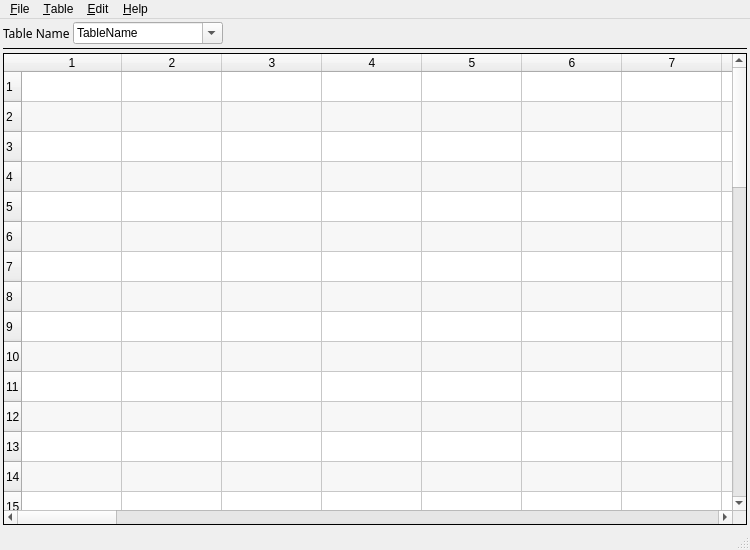
<?xml version="1.0" encoding="UTF-8"?>
<ui version="4.0">
 <class>MainWindow</class>
 <widget class="QMainWindow" name="MainWindow">
  <property name="geometry">
   <rect>
    <x>0</x>
    <y>0</y>
    <width>750</width>
    <height>550</height>
   </rect>
  </property>
  <property name="windowTitle">
   <string>MainWindow</string>
  </property>
  <widget class="QWidget" name="centralwidget">
   <property name="locale">
    <locale language="English" country="UnitedStates"/>
   </property>
   <layout class="QVBoxLayout" name="verticalLayout">
    <property name="spacing">
     <number>3</number>
    </property>
    <property name="leftMargin">
     <number>3</number>
    </property>
    <property name="topMargin">
     <number>3</number>
    </property>
    <property name="rightMargin">
     <number>3</number>
    </property>
    <property name="bottomMargin">
     <number>3</number>
    </property>
    <item>
     <layout class="QHBoxLayout" name="horizontalLayout">
      <property name="spacing">
       <number>3</number>
      </property>
      <item>
       <layout class="QFormLayout" name="formLayout">
        <item row="0" column="0">
         <widget class="QLabel" name="lbl_tableName">
          <property name="font">
           <font>
            <family>Segoe UI Semibold</family>
            <pointsize>9</pointsize>
            <bold>false</bold>
           </font>
          </property>
          <property name="text">
           <string>Table Name</string>
          </property>
         </widget>
        </item>
        <item row="0" column="1">
         <widget class="QComboBox" name="cmb_tableName">
          <property name="sizePolicy">
           <sizepolicy hsizetype="Maximum" vsizetype="Fixed">
            <horstretch>0</horstretch>
            <verstretch>0</verstretch>
           </sizepolicy>
          </property>
          <property name="minimumSize">
           <size>
            <width>150</width>
            <height>0</height>
           </size>
          </property>
          <property name="editable">
           <bool>true</bool>
          </property>
          <property name="currentText">
           <string/>
          </property>
          <property name="sizeAdjustPolicy">
           <enum>QComboBox::AdjustToContents</enum>
          </property>
          <property name="minimumContentsLength">
           <number>0</number>
          </property>
          <property name="placeholderText">
           <string/>
          </property>
          <item>
           <property name="text">
            <string>TableName</string>
           </property>
          </item>
         </widget>
        </item>
       </layout>
      </item>
      <item>
       <spacer name="horizontalSpacer">
        <property name="orientation">
         <enum>Qt::Horizontal</enum>
        </property>
        <property name="sizeHint" stdset="0">
         <size>
          <width>40</width>
          <height>20</height>
         </size>
        </property>
       </spacer>
      </item>
     </layout>
    </item>
    <item>
     <widget class="Line" name="line">
      <property name="frameShadow">
       <enum>QFrame::Plain</enum>
      </property>
      <property name="orientation">
       <enum>Qt::Horizontal</enum>
      </property>
     </widget>
    </item>
    <item>
     <widget class="QTableWidget" name="tableWidget">
      <property name="frameShape">
       <enum>QFrame::Box</enum>
      </property>
      <property name="frameShadow">
       <enum>QFrame::Plain</enum>
      </property>
      <property name="midLineWidth">
       <number>0</number>
      </property>
      <property name="editTriggers">
       <set>QAbstractItemView::AllEditTriggers</set>
      </property>
      <property name="dragEnabled">
       <bool>true</bool>
      </property>
      <property name="dragDropMode">
       <enum>QAbstractItemView::DragDrop</enum>
      </property>
      <property name="defaultDropAction">
       <enum>Qt::MoveAction</enum>
      </property>
      <property name="alternatingRowColors">
       <bool>true</bool>
      </property>
      <property name="textElideMode">
       <enum>Qt::ElideRight</enum>
      </property>
      <property name="sortingEnabled">
       <bool>false</bool>
      </property>
      <property name="rowCount">
       <number>50</number>
      </property>
      <property name="columnCount">
       <number>50</number>
      </property>
      <attribute name="horizontalHeaderCascadingSectionResizes">
       <bool>false</bool>
      </attribute>
      <attribute name="horizontalHeaderShowSortIndicator" stdset="0">
       <bool>false</bool>
      </attribute>
      <attribute name="horizontalHeaderStretchLastSection">
       <bool>true</bool>
      </attribute>
      <attribute name="verticalHeaderCascadingSectionResizes">
       <bool>true</bool>
      </attribute>
      <attribute name="verticalHeaderShowSortIndicator" stdset="0">
       <bool>false</bool>
      </attribute>
      <attribute name="verticalHeaderStretchLastSection">
       <bool>true</bool>
      </attribute>
      <row/>
      <row/>
      <row/>
      <row/>
      <row/>
      <row/>
      <row/>
      <row/>
      <row/>
      <row/>
      <row/>
      <row/>
      <row/>
      <row/>
      <row/>
      <row/>
      <row/>
      <row/>
      <row/>
      <row/>
      <row/>
      <row/>
      <row/>
      <row/>
      <row/>
      <row/>
      <row/>
      <row/>
      <row/>
      <row/>
      <row/>
      <row/>
      <row/>
      <row/>
      <row/>
      <row/>
      <row/>
      <row/>
      <row/>
      <row/>
      <row/>
      <row/>
      <row/>
      <row/>
      <row/>
      <row/>
      <row/>
      <row/>
      <row/>
      <row/>
      <column/>
      <column/>
      <column/>
      <column/>
      <column/>
      <column/>
      <column/>
      <column/>
      <column/>
      <column/>
      <column/>
      <column/>
      <column/>
      <column/>
      <column/>
      <column/>
      <column/>
      <column/>
      <column/>
      <column/>
      <column/>
      <column/>
      <column/>
      <column/>
      <column/>
      <column/>
      <column/>
      <column/>
      <column/>
      <column/>
      <column/>
      <column/>
      <column/>
      <column/>
      <column/>
      <column/>
      <column/>
      <column/>
      <column/>
      <column/>
      <column/>
      <column/>
      <column/>
      <column/>
      <column/>
      <column/>
      <column/>
      <column/>
      <column/>
      <column/>
     </widget>
    </item>
   </layout>
  </widget>
  <widget class="QMenuBar" name="menubar">
   <property name="geometry">
    <rect>
     <x>0</x>
     <y>0</y>
     <width>750</width>
     <height>22</height>
    </rect>
   </property>
   <widget class="QMenu" name="menuFile">
    <property name="title">
     <string>&amp;File</string>
    </property>
    <addaction name="actionNew"/>
    <addaction name="separator"/>
    <addaction name="actionOpen"/>
    <addaction name="separator"/>
    <addaction name="actionSave"/>
    <addaction name="actionSave_As"/>
    <addaction name="separator"/>
    <addaction name="actionExit"/>
   </widget>
   <widget class="QMenu" name="menuTable">
    <property name="title">
     <string>&amp;Table</string>
    </property>
    <addaction name="actionAddRow"/>
    <addaction name="actionAddColumn"/>
   </widget>
   <widget class="QMenu" name="menuEdit">
    <property name="title">
     <string>&amp;Edit</string>
    </property>
    <addaction name="actionUndo"/>
    <addaction name="actionRedo"/>
    <addaction name="separator"/>
    <addaction name="actionSelect_All"/>
    <addaction name="actionCut"/>
    <addaction name="actionCopy"/>
    <addaction name="actionPaste"/>
    <addaction name="separator"/>
    <addaction name="actionDelete"/>
   </widget>
   <widget class="QMenu" name="menuHelp">
    <property name="title">
     <string>&amp;Help</string>
    </property>
    <addaction name="actionAbout"/>
   </widget>
   <addaction name="menuFile"/>
   <addaction name="menuTable"/>
   <addaction name="menuEdit"/>
   <addaction name="menuHelp"/>
  </widget>
  <widget class="QStatusBar" name="statusbar"/>
  <action name="actionNew">
   <property name="text">
    <string>New</string>
   </property>
   <property name="shortcut">
    <string>Ctrl+N</string>
   </property>
  </action>
  <action name="actionOpen">
   <property name="text">
    <string>Open</string>
   </property>
   <property name="shortcut">
    <string>Ctrl+O</string>
   </property>
  </action>
  <action name="actionSave">
   <property name="text">
    <string>Save</string>
   </property>
   <property name="shortcut">
    <string>Ctrl+S</string>
   </property>
  </action>
  <action name="actionSave_As">
   <property name="text">
    <string>Save As</string>
   </property>
   <property name="shortcut">
    <string>Ctrl+Shift+S</string>
   </property>
  </action>
  <action name="actionExit">
   <property name="text">
    <string>Exit</string>
   </property>
  </action>
  <action name="actionAddRow">
   <property name="text">
    <string>Add Row</string>
   </property>
   <property name="toolTip">
    <string>Add Row</string>
   </property>
   <property name="shortcut">
    <string>Shift+R</string>
   </property>
  </action>
  <action name="actionAddColumn">
   <property name="text">
    <string>Add Column</string>
   </property>
   <property name="shortcut">
    <string>Shift+C</string>
   </property>
  </action>
  <action name="actionSelect_All">
   <property name="text">
    <string>Select All</string>
   </property>
   <property name="shortcut">
    <string>Ctrl+A</string>
   </property>
  </action>
  <action name="actionCopy">
   <property name="text">
    <string>Copy</string>
   </property>
   <property name="shortcut">
    <string>Ctrl+C</string>
   </property>
  </action>
  <action name="actionPaste">
   <property name="text">
    <string>Paste</string>
   </property>
   <property name="shortcut">
    <string>Ctrl+V</string>
   </property>
  </action>
  <action name="actionCut">
   <property name="text">
    <string>Cut</string>
   </property>
   <property name="shortcut">
    <string>Ctrl+X</string>
   </property>
  </action>
  <action name="actionDelete">
   <property name="text">
    <string>Delete</string>
   </property>
   <property name="shortcut">
    <string>Del</string>
   </property>
  </action>
  <action name="actionUndo">
   <property name="text">
    <string>Undo</string>
   </property>
   <property name="shortcut">
    <string>Ctrl+Z</string>
   </property>
  </action>
  <action name="actionRedo">
   <property name="text">
    <string>Redo</string>
   </property>
   <property name="shortcut">
    <string>Ctrl+Shift+Z</string>
   </property>
  </action>
  <action name="actionAbout">
   <property name="text">
    <string>About</string>
   </property>
  </action>
 </widget>
 <resources/>
 <connections/>
</ui>
